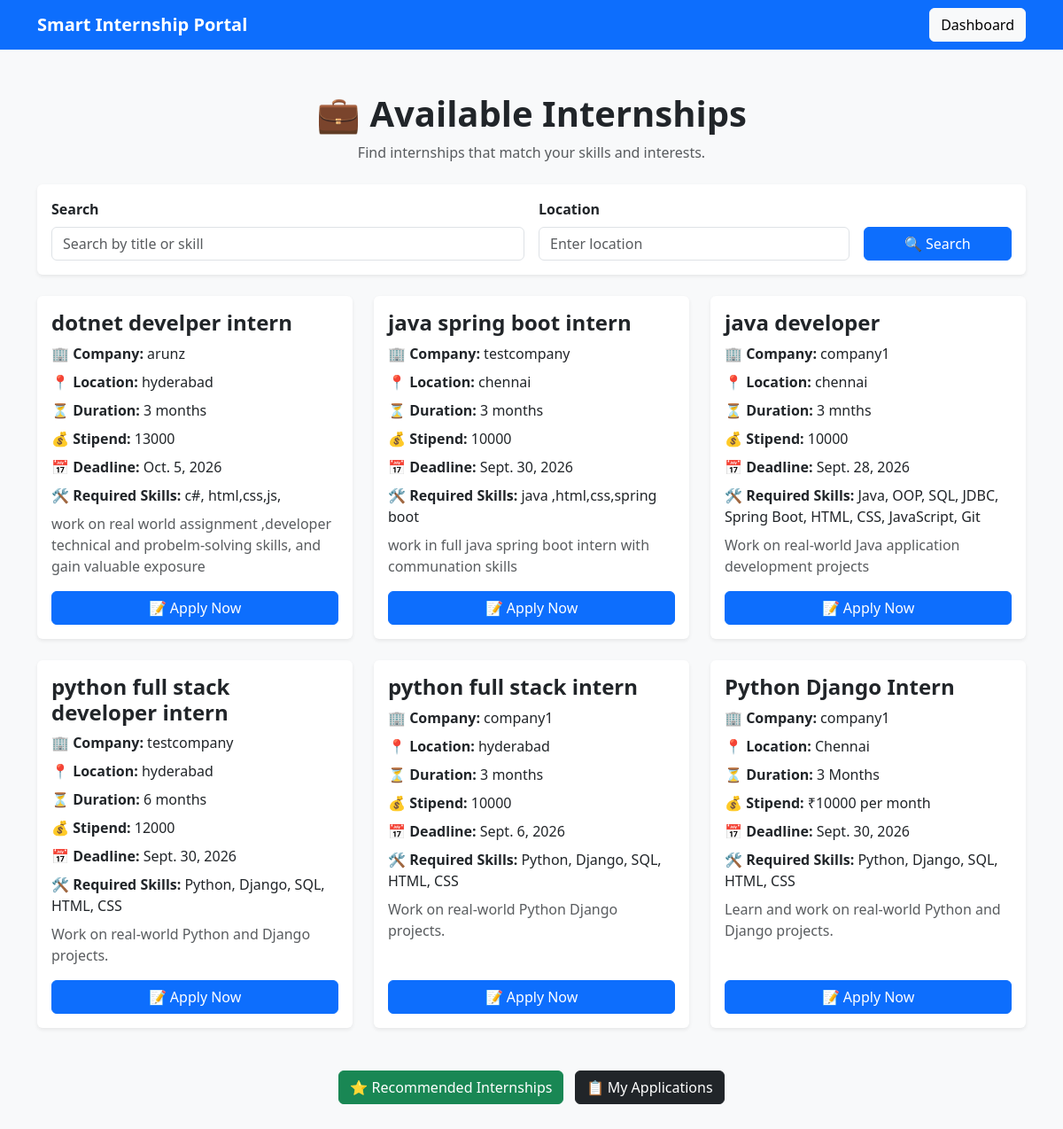
Screenshot of /internships/available/ (signed in) with the database file from the repository.
### internships/models.py (models this page shows, shortened)
class Internship(models.Model):
    company = models.ForeignKey(
        User,
        on_delete=models.CASCADE
    )
    title = models.CharField(
        max_length=200
    )
    description = models.TextField()
    required_skills = models.TextField()
    location = models.CharField(
        max_length=100
    )
    duration = models.CharField(
        max_length=100
    )
    stipend = models.CharField(
        max_length=100
    )
    application_deadline = models.DateField()
    created_at = models.DateTimeField(
        auto_now_add=True
    )

### internships/views.py (the view)
def available_internships(request):
    if not request.user.is_authenticated:
        return redirect('login')
    try:
        profile = UserProfile.objects.get(
            user=request.user
        )
    except UserProfile.DoesNotExist:
        return redirect('login')
    if profile.role != 'student':
        return redirect('login')
    search = request.GET.get('search', '')
    location = request.GET.get('location', '')
    internships = Internship.objects.all().order_by(
        '-created_at'
    )
    if search:
     internships = internships.filter(
        Q(title__icontains=search) |
        Q(required_skills__icontains=search)
    )
    if location:
        internships = internships.filter(
            location__icontains=location
        )
    return render(
        request,
        'internships/available_internships.html',
        {
            'internships': internships,
            'search': search,
            'location': location
        }
    )

### internships/templates/internships/available_internships.html (shortened to what this page needs)
<!DOCTYPE html>
<html lang="en">
<head>
    <link
        href="https://cdn.jsdelivr.net/npm/bootstrap@5.3.3/dist/css/bootstrap.min.css"
        rel="stylesheet"
    >
</head>
<body class="bg-light">
    <nav class="navbar navbar-dark bg-primary">
        <div class="container">
            <a class="navbar-brand fw-bold"
               href="{% url 'student_dashboard' %}">
                Smart Internship Portal
            </a>
            <a class="btn btn-light"
               href="{% url 'student_dashboard' %}">
                Dashboard
            </a>
        </div>
    </nav>
    <div class="container mt-5 mb-5">
        <div class="text-center mb-4">
            <h1 class="fw-bold">
                💼 Available Internships
            </h1>
            <p class="text-muted">
                Find internships that match your skills and interests.
            </p>
        </div>
        <div class="card shadow-sm border-0 mb-4">
            <div class="card-body">
                <form method="GET">
                    <div class="row g-3">
                        <div class="col-md-6">
                            <label class="form-label fw-bold">
                                Search
                            </label>
                            <input
                                type="text"
                                name="search"
                                class="form-control"
                                placeholder="Search by title or skill"
                                value="{{ search }}"
                            >
                        </div>
                        <div class="col-md-4">
                            <label class="form-label fw-bold">
                                Location
                            </label>
                            <input
                                type="text"
                                name="location"
                                class="form-control"
                                placeholder="Enter location"
                                value="{{ location }}"
                            >
                        </div>
                        <div class="col-md-2 d-flex align-items-end">
                            <button
                                type="submit"
                                class="btn btn-primary w-100">
                                🔍 Search
                            </button>
                        </div>
                    </div>
                </form>
            </div>
        </div>
        {% if internships %}
            <div class="row g-4">
                {% for internship in internships %}
                    <div class="col-md-6 col-lg-4">
                        <div class="card h-100 shadow-sm border-0">
                            <div class="card-body d-flex flex-column">
                                <h4 class="card-title fw-bold">
                                    {{ internship.title }}
                                </h4>
                                <p class="mb-2">
                                    <strong>
                                        🏢 Company:
                                    </strong>
                                    {{ internship.company.username }}
                                </p>
                                <p class="mb-2">
                                    <strong>
                                        📍 Location:
                                    </strong>
                                    {{ internship.location }}
                                </p>
                                <p class="mb-2">
                                    <strong>
                                        ⏳ Duration:
                                    </strong>
                                    {{ internship.duration }}
                                </p>
                                <p class="mb-2">
                                    <strong>
                                        💰 Stipend:
                                    </strong>
                                    {{ internship.stipend }}
                                </p>
                                <p class="mb-2">
                                    <strong>
                                        📅 Deadline:
                                    </strong>
                                    {{ internship.application_deadline }}
                                </p>
                                <p class="mb-2">
                                    <strong>
                                        🛠 Required Skills:
                                    </strong>
                                    {{ internship.required_skills }}
                                </p>
                                <p class="text-muted">
                                    {{ internship.description }}
                                </p>
                                <div class="mt-auto">
                                    <a
                                        href="{% url 'apply_internship' internship.id %}"
                                        class="btn btn-primary w-100">
                                        📝 Apply Now
                                    </a>
                                </div>
                            </div>
                        </div>
                    </div>
                {% endfor %}
            </div>
        {% endif %}
        <div class="text-center mt-5">
            <a
                href="{% url 'recommended_internships' %}"
                class="btn btn-success me-2">
                ⭐ Recommended Internships
            </a>
            <a
                href="{% url 'my_applications' %}"
                class="btn btn-dark">
                📋 My Applications
            </a>
        </div>
    </div>
</body>
</html>

### rows the page displays
Internship: title "dotnet develper intern", company.username "arunz", location "hyderabad", duration "3 months", stipend "13000", application_deadline "Oct. 5, 2026", required_skills "c#, html,css,js,", description "work on real world assignment ,developer technical and probelm-solving skills, and gain valuable exposure"
Internship: title "java spring boot intern", company.username "testcompany", location "chennai", duration "3 months", stipend "10000", application_deadline "Sept. 30, 2026", required_skills "java ,html,css,spring boot", description "work in full java spring boot intern with communation skills"
Internship: title "java developer", company.username "company1", location "chennai", duration "3 mnths", stipend "10000", application_deadline "Sept. 28, 2026", required_skills "Java, OOP, SQL, JDBC, Spring Boot, HTML, CSS, JavaScript, Git", description "Work on real-world Java application development projects"
Internship: title "python full stack developer intern", company.username "testcompany", location "hyderabad", duration "6 months", stipend "12000", application_deadline "Sept. 30, 2026", required_skills "Python, Django, SQL, HTML, CSS", description "Work on real-world Python and Django projects."
Internship: title "python full stack intern", company.username "company1", location "hyderabad", duration "3 months", stipend "10000", application_deadline "Sept. 6, 2026", required_skills "Python, Django, SQL, HTML, CSS", description "Work on real-world Python Django projects."
Internship: title "Python Django Intern", company.username "company1", location "Chennai", duration "3 Months", stipend "₹10000 per month", application_deadline "Sept. 30, 2026", required_skills "Python, Django, SQL, HTML, CSS", description "Learn and work on real-world Python and Django projects."
